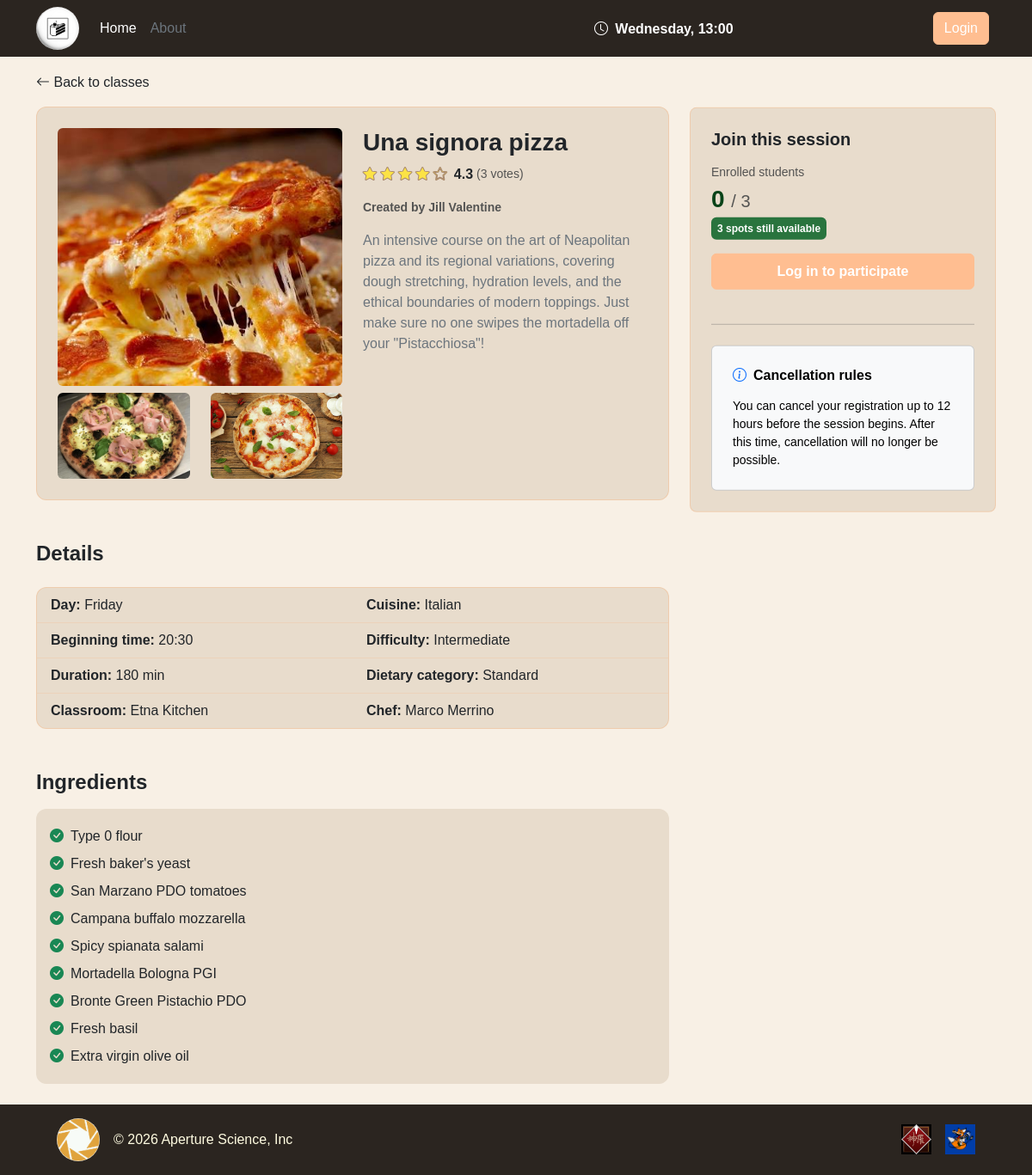
Page /session_details/2 on the committed database.
### tables this page shows
CREATE TABLE "COOKING_CLASS" (
	"id"	INTEGER NOT NULL UNIQUE,
	"cuisine"	TEXT NOT NULL,
	"title"	TEXT NOT NULL,
	"duration"	INTEGER NOT NULL,
	"difficulty"	TEXT NOT NULL CHECK("difficulty" IN ('Beginner', 'Intermediate', 'Advanced')),
	"chef_name"	TEXT NOT NULL,
	"description"	TEXT NOT NULL,
	"dietary_category"	TEXT NOT NULL CHECK("dietary_category" IN ('Standard', 'Vegetarian', 'Vegan', 'Gluten-free')),
	"photo_1"	TEXT NOT NULL,
	"photo_2"	TEXT NOT NULL,
	"photo_3"	TEXT NOT NULL,
	"USER_email"	TEXT NOT NULL,
	PRIMARY KEY("id" AUTOINCREMENT),
	FOREIGN KEY("USER_email") REFERENCES "USER"("email") ON DELETE CASCADE
);

CREATE TABLE "CLASS_SESSION" (
	"id"	INTEGER NOT NULL UNIQUE,
	"max_capacity"	INTEGER NOT NULL,
	"start_time"	TEXT NOT NULL,
	"day_of_week"	TEXT NOT NULL,
	"kitchen"	TEXT NOT NULL,
	"COOKING_CLASS_id"	INTEGER NOT NULL,
	PRIMARY KEY("id" AUTOINCREMENT),
	FOREIGN KEY("COOKING_CLASS_id") REFERENCES "COOKING_CLASS"("id") ON DELETE CASCADE
);

CREATE TABLE "INGREDIENT" (
	"id"	INTEGER NOT NULL UNIQUE,
	"name"	TEXT NOT NULL,
	"COOKING_CLASS_id"	INTEGER NOT NULL,
	PRIMARY KEY("id" AUTOINCREMENT),
	FOREIGN KEY("COOKING_CLASS_id") REFERENCES "COOKING_CLASS"("id") ON DELETE CASCADE
);

### app.py (the view)
@app.route("/session_details/<int:session_id>")
def session_details(session_id):
    session_class = cooking_class_dao.get_single_session(session_id)
    if not session_class:
        return redirect(url_for("home"))
    ingredients = cooking_class_dao.get_ingredients_per_class(session_class["COOKING_CLASS_id"])
    available_spots = cooking_class_dao.get_available_spots(session_id)
    rating, total_votes = cooking_class_dao.get_class_rating(session_class["COOKING_CLASS_id"])
    manager = user_dao.get_user_by_email(session_class["USER_email"])
    name_manager = f"{manager['first_name']} {manager['last_name']}"
    day = session_class["day_of_week"]
    time = session_class["start_time"]
    duration = session_class["duration"]
    deletable = utilities_dao.check_delete_eligibility(day, time)
    passed_session = utilities_dao.check_end_of_session(day, time, duration)
    session_started = utilities_dao.check_end_of_session(day, time, 0)
    session_in_progress = session_started and not passed_session
    user_status = None
    max_bookings_reached = False
    has_conflict = False
    if current_user.is_authenticated and current_user.role == "student":
        user_status = booking_dao.check_existing_booking(current_user.email, session_id)
        max_bookings_reached = booking_dao.count_user_enrollments(current_user.email) >= utilities_dao.MAX_ENROLLMENTS
        has_conflict = booking_dao.check_time_conflict(current_user.email, session_id)
    return render_template(
        "public/session_details.html",
        session_class=session_class,
        session_id=session_id,
        ingredients=ingredients,
        available_spots=available_spots,
        user_status=user_status,
        passed_session=passed_session,
        max_bookings_reached=max_bookings_reached,
        rating=rating,
        total_votes=total_votes,
        deletable=deletable,
        session_in_progress=session_in_progress,
        has_conflict=has_conflict,
        name_manager=name_manager,
        max_enrollments=utilities_dao.MAX_ENROLLMENTS
        )

### app.py (called while the page is built)
@app.context_processor
def inject_current_time():
    return {"current_day": utilities_dao.CURRENT_DAY, "current_time": utilities_dao.CURRENT_TIME}

### dao/cooking_class_dao.py (called while the page is built)
def get_single_session(session_id):
    conn = utilities_dao.db_connect()
    cursor = conn.cursor()
    query = """
        SELECT *
        FROM CLASS_SESSION
        JOIN COOKING_CLASS ON CLASS_SESSION.COOKING_CLASS_id = COOKING_CLASS.id
        WHERE CLASS_SESSION.id = ?
        """
    cursor.execute(query, (session_id,))
    session = cursor.fetchone()
    utilities_dao.close_connection(conn, cursor)
    return session

def get_ingredients_per_class(cooking_class_id):
    conn = utilities_dao.db_connect()
    cursor = conn.cursor()
    cursor.execute("SELECT * FROM INGREDIENT WHERE COOKING_CLASS_id = ?", (cooking_class_id,))
    ingredients = cursor.fetchall()
    utilities_dao.close_connection(conn, cursor)
    return ingredients

def get_available_spots(session_id):
    conn = utilities_dao.db_connect()
    cursor = conn.cursor()
    query = """
        SELECT max_capacity - (
            SELECT COUNT(*)
            FROM BOOKING
            WHERE CLASS_SESSION_id = CLASS_SESSION.id AND status = 'ENROLLED') AS available_spots
        FROM CLASS_SESSION
        WHERE CLASS_SESSION.id = ?
        """
    cursor.execute(query, (session_id,))
    result = cursor.fetchone()
    utilities_dao.close_connection(conn, cursor)
    if result and result["available_spots"] is not None:
        return int(result["available_spots"])
    return 0

def get_class_rating(cooking_class_id):
    conn = utilities_dao.db_connect()
    cursor = conn.cursor()
    query = """
        SELECT AVG(rating) AS average_rating, COUNT(rating) AS tot_ratings
        FROM BOOKING, CLASS_SESSION
        WHERE BOOKING.CLASS_SESSION_id = CLASS_SESSION.id
          AND CLASS_SESSION.COOKING_CLASS_id = ?
          AND BOOKING.rating IS NOT NULL
        """
    cursor.execute(query, (cooking_class_id,))
    result = cursor.fetchone()
    utilities_dao.close_connection(conn, cursor)
    if result and result["average_rating"] is not None:
        return round(float(result["average_rating"]), 1), int(result["tot_ratings"])
    return 0, 0

### dao/user_dao.py (called while the page is built)
def get_user_by_email(email):
    conn = utilities_dao.db_connect()
    cursor = conn.cursor()
    cursor.execute("SELECT * FROM USER WHERE email = ?", (email,))
    user = cursor.fetchone()
    utilities_dao.close_connection(conn, cursor)
    return user

### templates/public/session_details.html (shortened to what this page needs)
{% extends "base.html" %}
{% block content %}
<div class="container my-4">
    <div class="row">
        <div class="col-md-8">
            <a href="{{ url_for('home')}}" class="text-dark text-decoration-none d-inline-block mb-3">
                <i class="bi bi-arrow-left"></i> Back to classes
            </a>
            <div class="card p-3 p-md-4">
                <div class="row">
                    <div class="col-md-6">
                        <img src="{{ url_for('static', filename='img/classes/' ~ session_class.photo_1) }}"
                            class="rounded w-100 mb-2 object-fit-cover detail-main-img">
                        <div class="row">
                            <div class="col-6">
                                <img src="{{ url_for('static', filename='img/classes/' ~ session_class.photo_2) }}"
                                    class="rounded w-100 object-fit-cover detail-thumb-img">
                            </div>
                            <div class="col-6">
                                <img src="{{ url_for('static', filename='img/classes/' ~ session_class.photo_3) }}"
                                    class="rounded w-100 object-fit-cover detail-thumb-img">
                            </div>
                        </div>
                    </div>
                    <div class="col-md-6">
                        <h3 class="fw-bold">{{ session_class.title }}</h3>
                        <div class="d-flex align-items-center mb-3">
                            <div class="joe-star me-2">
                                {% for i in range(1, 6) %}
                                <i class="bi bi-star{{ '-fill' if rating >= i else '' }}"></i>
                                {% endfor %}
                            </div>
                            <span class="fw-bold text-dark me-1">{{ "%.1f"|format(rating) }}</span>
                            <span class="text-muted small">({{ total_votes }} votes)</span>
                        </div>
                        <p class="small fw-semibold text-muted">Created by {{ name_manager }}</p>
                        <p class="text-secondary">{{ session_class.description }}</p>
                    </div>
                </div>
            </div>
            <div class="mt-5">
                <h4 class="fw-bold mb-4">Details</h4>
                <div class="card overflow-hidden">
                    <div class="row g-0">
                        <div class="col-md-6">
                            <ul class="list-group list-group-flush">
                                <li class="list-group-item"><strong>Day:</strong> {{ session_class.day_of_week }}</li>
                                <li class="list-group-item"><strong>Beginning time:</strong> {{ session_class.start_time }}</li>
                                <li class="list-group-item"><strong>Duration:</strong> {{ session_class.duration }} min</li>
                                <li class="list-group-item"><strong>Classroom:</strong> {{ session_class.kitchen }}</li>
                            </ul>
                        </div>
                        <div class="col-md-6">
                            <ul class="list-group list-group-flush">
                                <li class="list-group-item"><strong>Cuisine:</strong> {{ session_class.cuisine }}</li>
                                <li class="list-group-item"><strong>Difficulty:</strong> {{ session_class.difficulty }}</li>
                                <li class="list-group-item"><strong>Dietary category:</strong> {{ session_class.dietary_category }}</li>
                                <li class="list-group-item"><strong>Chef:</strong> {{ session_class.chef_name }}</li>
                            </ul>
                        </div>
                    </div>
                </div>
            </div>
            <div class="mt-5">
                <h4 class="fw-bold mb-3">Ingredients</h4>
                <div class="card border-0 p-3">
                    <ul class="list-unstyled mb-0">
                        {% for ingredient in ingredients %}
                        <li class="py-1"><i class="bi bi-check-circle-fill text-success me-2"></i>{{ ingredient.name }}</li>
                        {% endfor %}
                    </ul>
                </div>
            </div>
        </div>
        <div class="col-md-4">
            <div class="sticky-top sticky-sidebar-offset">
                <div class="card p-4 rounded-3">
                    <h5 class="fw-bold mb-3">Join this session</h5>
                    <p class="text-muted small mb-1">Enrolled students</p>
                    <div class="h3 fw-bold session-spots mb-1">
                        {{ session_class.max_capacity - available_spots }} <span class="text-muted fs-5 fw-normal"> / {{ session_class.max_capacity }}</span>
                    </div>
                    <p class="small mb-3">
                        {% if available_spots > 0 %}
                        <span class="badge spots-badge free">{{ available_spots }} spots still available</span>
                        {% else %}
                        <span class="badge spots-badge full">No spots available</span>
                        {% endif %}
                    </p>
                    {% if not current_user.is_authenticated %}
                        {% if passed_session %}
                        <button class="btn btn-secondary w-100 py-2 fw-semibold mb-3" disabled>Session ended</button>
                        {% elif session_in_progress %}
                        <button class="btn btn-secondary w-100 py-2 fw-semibold mb-3" disabled>Session started</button>
                        {% else %}
                        <a href="{{ url_for('login') }}" class="btn btn-primary w-100 py-2 fw-semibold mb-3">Log in to participate</a>
                        {% endif %}
                    {% endif %}
                    {% if not current_user.is_authenticated or current_user.role == 'student' %}
                    <hr class="my-4">
                    <div class="card text-bg-light p-4">
                        <h6 class="fw-bold mb-3"><i class="bi bi-info-circle me-2 text-primary"></i>Cancellation rules</h6>
                        <p class="small mb-0">
                            You can cancel your registration up to 12 hours before the session begins.
                            After this time, cancellation will no longer be possible.
                        </p>
                    </div>
                    {% endif %}
                </div>
            </div>
        </div>
    </div>
</div>
{% endblock %}

### static/css/root.css (style rules this page uses)
:root { --brand-peach: #FFBE91; --brand-cream: #FFDDB0; --brand-turquoise: #CFEBFF; --brand-vanilla: #FFFCE1; --brand-green: #55E07E; --dark-warm: #2B2520; --brand-bg: #F8F0E5; --brand-card: #e8dccc; --brand-auth: #e9e2d7; --brand-footer: #EADBC8; --brand-border: #dbb68b; --brand-orange: #EB7F31; }
html { scrollbar-width: thin; scrollbar-color: var(--brand-cream) var(--dark-warm); scroll-behavior: smooth; }
body { background-color: var(--brand-bg); padding-top: 60px; overflow-x: hidden; font-family: Verdana, Geneva, Tahoma, sans-serif; }
.btn-primary { background-color: var(--brand-peach); border-color: var(--brand-peach); color: #ffffff; }

### static/css/session.css (style rules this page uses)
.detail-main-img { height: 300px; aspect-ratio: 1 / 1; }
.detail-thumb-img { height: 100px; }
.sticky-sidebar-offset { top: 7.8rem; }
.session-spots { color: #084318 }
.spots-badge { padding: 7px; font-size: 12px; }
.spots-badge.free { background-color: #29743e; }
.container .card:not(.text-bg-light) { background-color: var(--brand-card); border: 1px solid rgba(255, 157, 80, 0.25); border-radius: 12px; }
.card .list-group-item { background-color: transparent !important; border-color: rgba(255, 157, 80, 0.15) !important; }
.joe-star { color: #fce345; -webkit-text-stroke: 1px #a78770; }

### rows in the picture
COOKING_CLASS: photo_1 (picture), photo_2 (picture), photo_3 (picture), title "Una signora pizza", description "An intensive course on the art of Neapolitan pizza and its regional variations, covering dough stretching, hydration levels, and the ethical boundaries of modern toppings. Just make sure no one swipes the mortadella off your \"Pistacchiosa\"!", duration "180", cuisine "Italian", difficulty "Intermediate", dietary_category "Standard", chef_name "Marco Merrino"
CLASS_SESSION: day_of_week "Friday", start_time "20:30", kitchen "Etna Kitchen", session_class.max_capacity-available_spots "0", max_capacity "3"
INGREDIENT: name "Type 0 flour"
INGREDIENT: name "Fresh baker's yeast"
INGREDIENT: name "San Marzano PDO tomatoes"
INGREDIENT: name "Campana buffalo mozzarella"
INGREDIENT: name "Spicy spianata salami"
INGREDIENT: name "Mortadella Bologna PGI"
INGREDIENT: name "Bronte Green Pistachio PDO"
INGREDIENT: name "Fresh basil"
INGREDIENT: name "Extra virgin olive oil"

### other values in the picture
{{ current_day }} "Wednesday"
{{ current_time }} "13:00"
{{ "%.1f"|format(rating) }} "4.3"
{{ total_votes }} "3"
{{ name_manager }} "Jill Valentine"
{{ available_spots }} "3"
